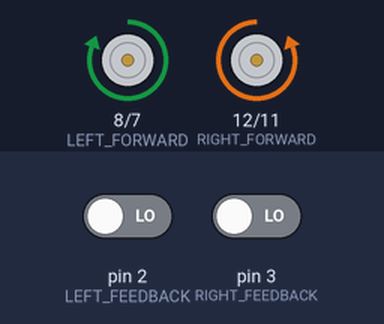
Simulated run of this sketch. Board: Arduino Uno, built with avr-gcc and run on an emulated ATmega328P. Parts: motor-driver pin pairs drawn as motors (green arrow = first pin HIGH = forward, orange = second pin HIGH = backward, longer = more drive, scaled by the enable pin). The test bench sets the inputs (shaded band); at power-on: pin 2 (LEFT_FEEDBACK) LOW, pin 3 (RIGHT_FEEDBACK) LOW.

Above: at 0.3 s.
At 50.7 s:
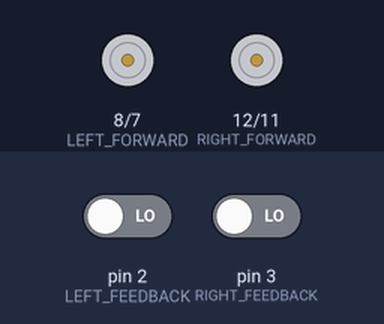
Timing chart, 0 to 130.0 s (numbered marks = the images above):
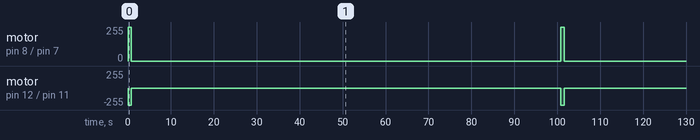

Measured:
- by itself, motor on pin 8 (LEFT_FORWARD) / pin 7 (LEFT_REVERSE): alternates forward 255/255 for 0.79 s and stopped for 100 s
- by itself, motor on pin 12 (RIGHT_FORWARD) / pin 11 (RIGHT_REVERSE): alternates backward 255/255 for 0.79 s and stopped for 100 s

The sketch:

How_long_is_should_turn.ino
```cpp
/*
  This program blinks pin 13 of the Arduino (the
  built-in LED)
*/

// help

const int LEFT_FEEDBACK = 2; // Pin numbers on Rover
const int RIGHT_FEEDBACK = 3;

volatile int leftcounter = 0; // initiate counter to zero for start
volatile int rightcounter = 0; // counter could always be reset
volatile int leftspeed = 160;
volatile int rightspeed = 160;
volatile int direction = 1;//what the rover is doing right now
volatile int times = 0;


const int RIGHT_FORWARD = 12;
const int RIGHT_REVERSE = 11;
const int RIGHT_ENABLE = 10;
const int LEFT_ENABLE = 9;
const int LEFT_FORWARD = 8;
const int LEFT_REVERSE = 7;

const int FORWARD_IN_MILLISECONDS = 5000;
const int STOP_IN_MILLISECONDS = 1000;
const int REVERSE_IN_MILLISECONDS = 2000;

const int COUNTS_PER_METRE = 435;

void setup()
{
  Serial.begin(115200);
  attachInterrupt(digitalPinToInterrupt(LEFT_FEEDBACK),LeftMotorISR,RISING);
  attachInterrupt(digitalPinToInterrupt(RIGHT_FEEDBACK),RightMotorISR,RISING);

  pinMode(RIGHT_FORWARD, OUTPUT);
  pinMode(LEFT_FORWARD, OUTPUT);

  pinMode(RIGHT_ENABLE, OUTPUT);
  pinMode(LEFT_ENABLE, OUTPUT);

  pinMode(RIGHT_REVERSE, OUTPUT);
  pinMode(LEFT_REVERSE, OUTPUT);


}

void loop()
{
  delay(1);
  if (direction == 0)
  {
    MoveForward();
    TurnOnMotors();
    delay(790);
    TurnOffMotors();
    direction = 0;
    leftcounter = 0;
   }
  if (direction == 1)
  {
    TurnOnMotors();
    TurnRight();
  delay(790);
    TurnOffMotors();
    delay(100000);
    //direction = 0;
    times = times + 1;
    if (times == 4)
    {
      direction = 2;
    }


  }

  if (direction == 2){
    TurnOffMotors();
    exit(0);
  }
}

void MoveForward()
{
  TurnOnMotors();
  digitalWrite(RIGHT_REVERSE, LOW);
  digitalWrite(LEFT_REVERSE, LOW);

  digitalWrite(RIGHT_FORWARD, HIGH);
  digitalWrite(LEFT_FORWARD, HIGH);
}

void Reverse()
{
  TurnOnMotors();

  digitalWrite(RIGHT_FORWARD, LOW);
  digitalWrite(LEFT_FORWARD, LOW);

  digitalWrite(RIGHT_REVERSE, HIGH);
  digitalWrite(LEFT_REVERSE, HIGH);
}

void TurnOffMotors()
{
  digitalWrite(RIGHT_ENABLE,LOW);
  digitalWrite(LEFT_ENABLE,LOW);
}

void TurnRight()
{
  digitalWrite(RIGHT_REVERSE, HIGH);
  digitalWrite(LEFT_FORWARD, HIGH);
  digitalWrite(RIGHT_FORWARD, LOW);
  digitalWrite(LEFT_REVERSE, LOW);
}

void TurnLeft()
{
  digitalWrite(RIGHT_REVERSE, LOW);
  digitalWrite(LEFT_FORWARD, HIGH);
  digitalWrite(RIGHT_FORWARD, HIGH);
  digitalWrite(LEFT_REVERSE, LOW);
}

void TurnOnMotors()
{
  digitalWrite(RIGHT_ENABLE, HIGH);
  digitalWrite(LEFT_ENABLE, HIGH);
}

void LeftMotorISR(){
  // adds one to the counter on each motor revolution
  leftcounter++;
}
void RightMotorISR() {
  // adds one to the counter on each motor revolution
  rightcounter++;
}
```
